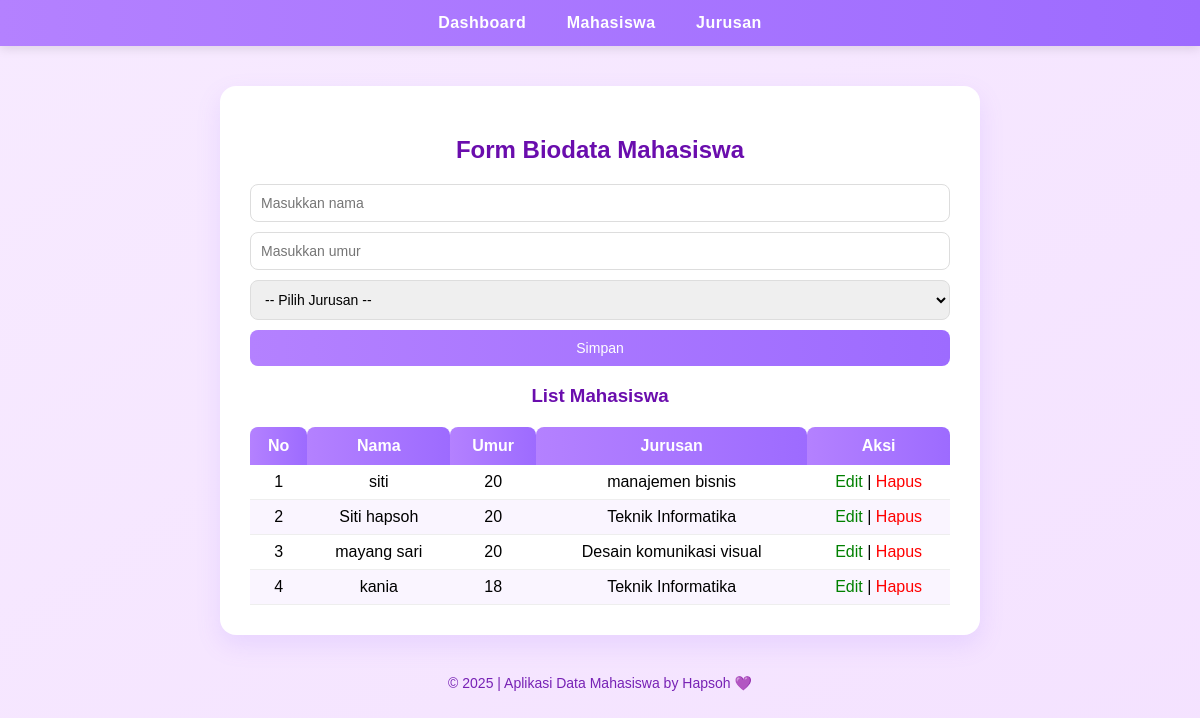
The page /pages/mahasiswa/index.php on the database its author committed.
### tables this page shows
CREATE TABLE `mahasiswa` (
  `id` int(11) NOT NULL,
  `nama` varchar(100) DEFAULT NULL,
  `umur` int(11) DEFAULT NULL,
  `jurusan_id` int(11) NOT NULL
);

CREATE TABLE `jurusan` (
  `id` int(11) NOT NULL,
  `nama` varchar(100) NOT NULL,
  `created_at` timestamp NOT NULL DEFAULT current_timestamp(),
  `updated_at` timestamp NOT NULL DEFAULT current_timestamp(),
  `deleted_at` timestamp NOT NULL DEFAULT current_timestamp()
);

### pages/mahasiswa/index.php (the view, shortened to what this page needs)
<?php
include '../../config/database.php';
include '../../templates/header.php';
$editData = null;
$result = $conn->query("
    SELECT m.id, m.nama, m.umur, j.nama AS jurusan
    FROM mahasiswa m
    LEFT JOIN jurusan j ON m.jurusan_id = j.id
    ORDER BY m.id ASC
");
?>
<h2>Form Biodata Mahasiswa</h2>
<form method="POST">
    <input type="text" name="nama" placeholder="Masukkan nama" required
           value="<?= $editData['nama'] ?? '' ?>">
    <input type="number" name="umur" placeholder="Masukkan umur" required
           value="<?= $editData['umur'] ?? '' ?>">
    <select name="jurusan_id" required>
        <option value="">-- Pilih Jurusan --</option>
    </select>
    <?php if ($editData): ?>
        <button type="submit" name="update">Update</button>
        <a href="index.php" class="batal-btn">Batal</a>
    <?php else: ?>
        <button type="submit" name="tambah">Simpan</button>
    <?php endif; ?>
</form>
<h3>List Mahasiswa</h3>
<table>
    <thead>
        <tr>
            <th>No</th>
            <th>Nama</th>
            <th>Umur</th>
            <th>Jurusan</th>
            <th>Aksi</th>
        </tr>
    </thead>
    <tbody>
        <?php $no = 1; while ($row = $result->fetch_assoc()): ?>
        <tr>
            <td><?= $no++ ?></td>
            <td><?= htmlspecialchars($row['nama']) ?></td>
            <td><?= $row['umur'] ?></td>
            <td><?= $row['jurusan'] ?: '-' ?></td>
            <td>
                <a href="?edit=<?= $row['id'] ?>" style="color:green; text-decoration:none;">Edit</a> |
                <a href="?hapus=<?= $row['id'] ?>" onclick="return confirm('Yakin mau hapus data ini?')"
                   style="color:red; text-decoration:none;">Hapus</a>
            </td>
        </tr>
        <?php endwhile; ?>
    </tbody>
</table>
<?php include '../../templates/footer.php'; ?>

### web1/style.css (style rules this page uses)
body { font-family: 'Poppins', sans-serif; background: linear-gradient(to bottom right, #f7eaff, #f4e2ff); margin: 0; padding: 0; min-height: 100vh; }
h1, h2, h3 { text-align: center; color: #6a0dad; }
form { display: flex; flex-direction: column; gap: 10px; margin-top: 20px; }
input, select { padding: 10px; border: 1px solid #ddd; border-radius: 8px; font-size: 14px; transition: 0.3s; }
button { background: linear-gradient(to right, #b481ff, #9d6bff); color: white; border: none; padding: 10px; border-radius: 8px; cursor: pointer; font-size: 14px; transition: all 0.3s ease; }
table { width: 100%; border-collapse: collapse; margin-top: 20px; }
th { background: linear-gradient(to right, #b481ff, #9d6bff); color: white; padding: 10px; border-top-left-radius: 8px; border-top-right-radius: 8px; }
td { border-bottom: 1px solid #eee; text-align: center; padding: 8px; }
tr:nth-child(even) { background: #faf5ff; }

### rows shown on the page
mahasiswa: nama "siti", umur "20", jurusan.nama "manajemen bisnis"
mahasiswa: nama "Siti hapsoh", umur "20", jurusan.nama "Teknik Informatika"
mahasiswa: nama "mayang sari", umur "20", jurusan.nama "Desain komunikasi visual"
mahasiswa: nama "kania", umur "18", jurusan.nama "Teknik Informatika"
